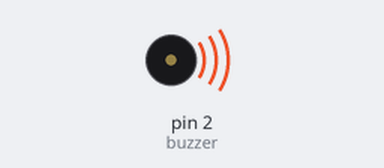
The sketch below on a simulated Arduino Uno, built with avr-gcc and run on an emulated ATmega328P. Parts: buzzer (waves = sounding, pin HIGH).

Above: at 0.1 s.
Timing chart, 0 to 1.6 s (numbered marks = the images above):
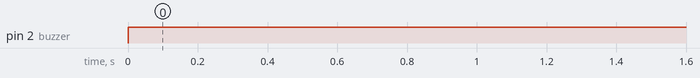

Measured:
- by itself, pin 2 (buzzer): LOW → HIGH at 0.00 s

The sketch:

code.ino
```cpp
#define buzzer 2
void setup() {
  pinMode(buzzer, OUTPUT);
}

void loop() {
  digitalWrite(buzzer, HIGH);

}
```
